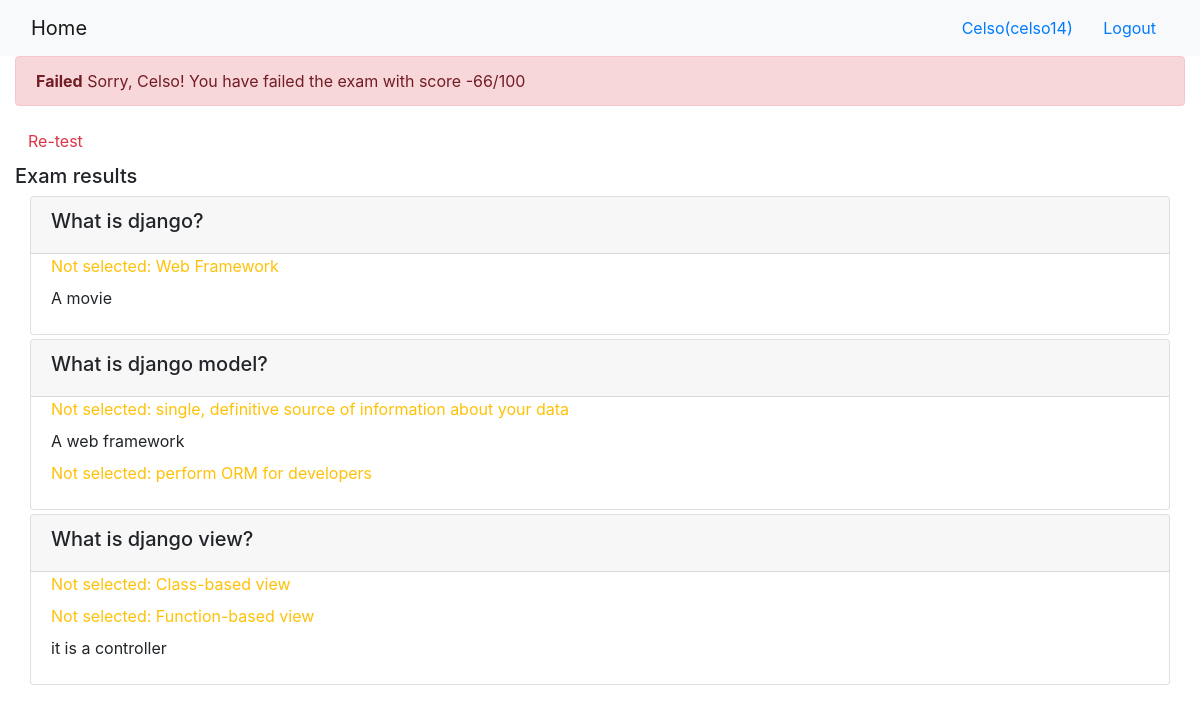
The page /onlinecourse/course/1/submission/1/result/ (signed in) on the database its author committed.
### onlinecourse/models.py (models this page shows, shortened)
class Question(models.Model):
    course = models.ForeignKey(Course, on_delete=models.CASCADE)
    lesson = models.ForeignKey(Lesson, on_delete=models.CASCADE)
    question_text = models.CharField(max_length=100, default='question')
    grade = models.FloatField(default=5.0)

class Choice(models.Model):
    question = models.ForeignKey(Question, on_delete=models.CASCADE)
    choice_text = models.CharField(max_length=200, default='choice')
    is_correct = models.BooleanField(default=False)

### onlinecourse/views.py (the view)
# urls.py: path('course/<int:course_id>/submission/<int:submission_id>/result/', views.show_exam_result, name='show_exam_result'),
def show_exam_result(request, course_id, submission_id):
    course = Course.objects.get(id = course_id)
    total_points = 5*course.question_set.count()
    submission = Submission.objects.get(id = submission_id)
    grade = 15
    for question in course.question_set.all():
        for choice in question.choice_set.all():
            if choice.is_correct:
                grade -=choice.question.grade
    for choice in submission.choice.all():
        if choice.is_correct:
            grade += choice.question.grade
    grade = int((grade/total_points)*100)
    context = {'course':course,'submission':submission,'grade':grade}
    return render(request, 'onlinecourse/exam_result_bootstrap.html', context)

### onlinecourse/templates/onlinecourse/exam_result_bootstrap.html (shortened to what this page needs)
<!DOCTYPE html>
<html lang="en">
<head>
    {% load static %}
    <link rel="stylesheet" href="https://maxcdn.bootstrapcdn.com/bootstrap/4.5.2/css/bootstrap.min.css">
</head>
<body>
 <nav class="navbar navbar-light bg-light">
    <div class="container-fluid">
        <div class="navbar-header">
              <a class="navbar-brand" href="{% url 'onlinecourse:index' %}">Home</a>
        </div>
        <ul class="nav navbar-nav navbar-right">
            {% if user.is_authenticated %}
            <li>
                <a class="btn btn-link" href="#">{{ user.first_name }}({{ user.username }})</a>
                <a class="btn btn-link" href="{% url 'onlinecourse:logout' %}">Logout</a>
            </li>
            {% endif %}
        </ul>
    </div>
</nav>
<div class="container-fluid">
    {% if grade > 80 %}
    <div class="alert alert-success">
       <b>Congratulations, {{user.first_name}}!</b> You have passed the exam and completed the course with score {{grade}}/100
    </div>
        {% else %}
        <div class="alert alert-danger">
            <b>Failed</b> Sorry, {{user.first_name}}! You have failed the exam with score {{grade}}/100
        </div>
        <a class="btn btn-link text-danger" href="{% url 'onlinecourse:course_details' course.id %}">Re-test</a>
        {% endif %}
        <div class="card-columns-vertical mt-1">
        <h5 class="">Exam results</h5>
            <div id="exam" class="container-fluid">
                <form id="questionform"  method="get">
                    {%for question in course.question_set.all%}
                    <div class="card mt-1">
                        <div class="card-header"><h5>{{ question.question_text}}</h5></div>
                        <div class="form-group">
                           {%for choice in question.choice_set.all%}
                            <div class="form-check">
                                <label class="form-check-label">
                                {%if choice.is_correct and choice in submission.choice.all%}
                                    <label class="text-success" name="{{choice.choice_text}}" id="{{choice.id}}">Correct answer: {{ choice.choice_text }}</label>
                                    <br/>
                                {%elif choice.is_correct%}
                                    <label class="text-warning" name="{{choice.choice_text}}" id="{{choice.id}}">Not selected: {{ choice.choice_text }}</label>
                                    <br/>
                                {%elif choice in submission.choice.all and not choice.is_correct%}
                                    <label class="text-danger" name="{{choice.choice_text}}" id="{{choice.id}}">Incorrect: {{ choice.choice_text }}</label>
                                    <br/>
                                {%else%}
                                    <label class="" name="{{choice.choice_text}}" id="{{choice.id}}">{{ choice.choice_text }}</label>
                                    <br/>
                                {%endif%}
                                </label>
                            </div>
                            {%endfor%}
                        </div>
                    </div>
                    {%endfor%}
                </form>
            </div>
        </div>
    </div>
</body>
</html>

### rows shown on the page
Question: question_text "What is django?"
Choice: choice_text "Web Framework"
Choice: choice_text "A movie"
Question: question_text "What is django model?"
Choice: choice_text "single, definitive source of information about your data"
Choice: choice_text "A web framework"
Choice: choice_text "perform ORM for developers"
Question: question_text "What is django view?"
Choice: choice_text "Class-based view"
Choice: choice_text "Function-based view"
Choice: choice_text "it is a controller"

### other values the page prints
{{ user.first_name }} "Celso"
{{ user.username }} "celso14"
{{ grade }} "-66"
